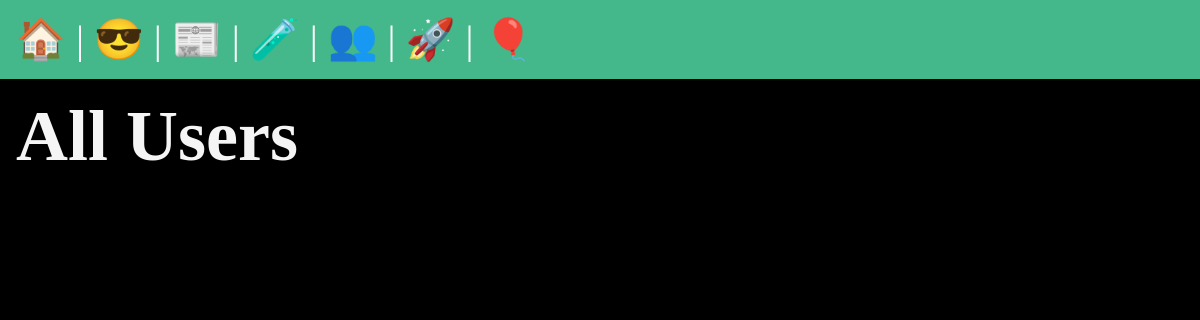
/users/, run on an earlier commit of the app's database.
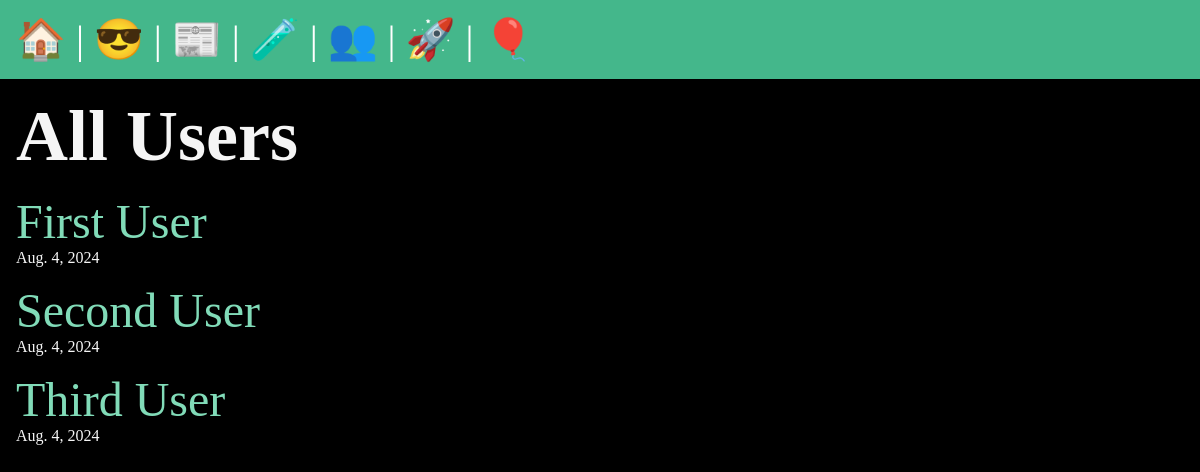
And on a later commit of the database.
### users/models.py (models this page shows, shortened)
class Users(models.Model):
    id = models.UUIDField(primary_key=True, default=uuid.uuid4, editable=False)
    name = models.CharField(max_length=100)
    email = models.EmailField()
    about = models.TextField(max_length=200)
    date = models.DateField(auto_now_add=True)
    avatar = models.ImageField(default='pythonlogo.png',blank=True)

### users/views.py (the view)
# urls.py: path('', views.all_users, name='users_list'),
def all_users(request):
    all_users = Users.objects.all().order_by('name')
    return render(request, 'users/users_list.html', {
        'all_users': all_users
    })

### users/templates/users/users_list.html (shortened to what this page needs)
{% extends 'layout.html' %}
{% block content %}
    <section>
        <h1>All Users</h1>
        {% for user in all_users %}
            <div>
                <a href="{% url 'users:single_user' name=user.name %}">{{user.name}}</a>
                <p>{{user.date}}</p>
            </div>
        {% endfor %}
    </section>
{% endblock %}

What changed in the data, as far as the page shows it:
added Users: name "First User", date "Aug. 4, 2024"
added Users: name "Second User", date "Aug. 4, 2024"
added Users: name "Third User", date "Aug. 4, 2024"
